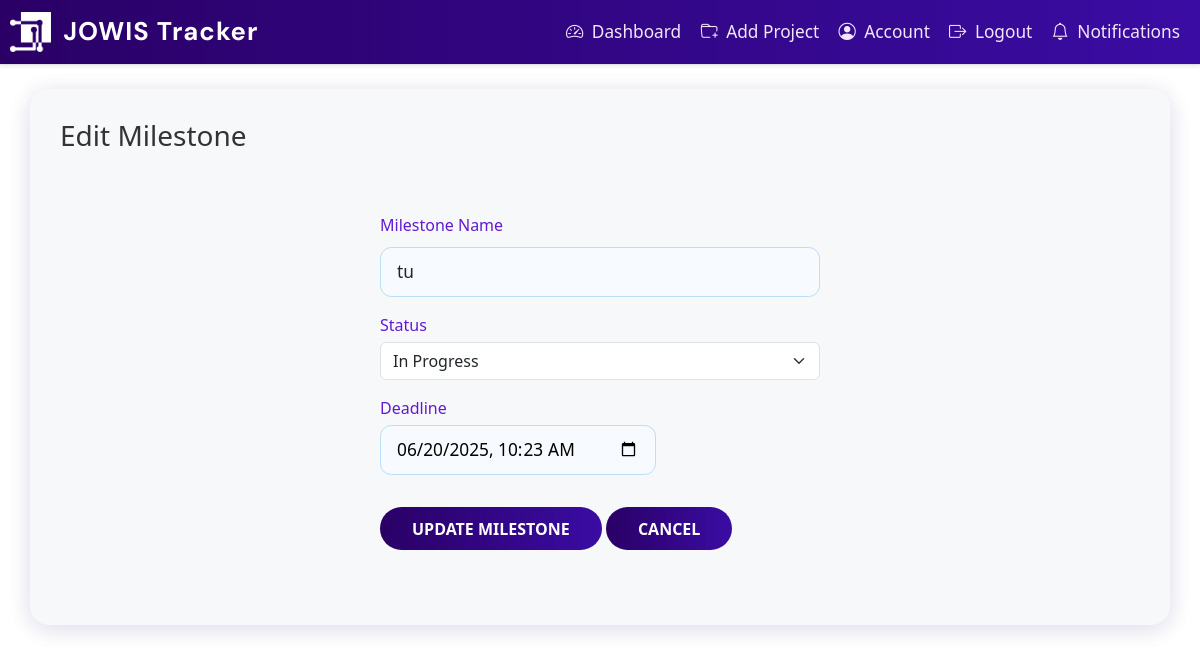
The app's page /milestone/5/edit (signed in) with its own data.
### app/dbmodels.py (models this page shows)
class Milestone(db.Model):
    id = db.Column(db.Integer, primary_key=True)
    name = db.Column(db.String(140), nullable=False)
    deadline = db.Column(db.DateTime, nullable=False)
    project_id = db.Column(db.Integer, db.ForeignKey("project.id", ondelete="CASCADE"), nullable=False) # ondelete="CASCADE" ensures that if a project is deleted, its milestones are also deleted
    tasks = db.relationship("Task", backref="milestone", lazy="dynamic")
    status = db.Column(db.String(20), nullable=False, default="Pending")

### app/routes.py (the view)
@main.route("/milestone/<int:milestone_id>/edit", methods=["GET"])
@login_required
def edit_milestone(milestone_id):
    milestone = Milestone.query.get_or_404(milestone_id)
    if current_user.role != 'admin' and current_user not in milestone.project.users:
        flash("You do not have permission to edit this milestone.", "danger")
        abort(403)
    return render_template("edit_milestone.html", milestone=milestone)

### app/__init__.py (called while the page is built)
def create_app():
    app= Flask(__name__)
    app.config.from_object("config.Config") # load app config from config.py
    db.init_app(app)
    migrate.init_app(app, db)
    login_manager.init_app(app)
    mail.init_app(app)
    scheduler.init_app(app)
    scheduler.start()
    from . import jobs  # <-- Import jobs to register them
    from .admin import init_admin
    init_admin(app)
    login_manager.login_view = "main.login"
    login_manager.login_message_category ="info"
    from .dbmodels import User
    @login_manager.user_loader
    def load_user(user_id):
        return User.query.get(int(user_id))
    from .routes import main
    app.register_blueprint(main)
    return app

### app/templates/edit_milestone.html (shortened to what this page needs)
{% extends "base.html" %}
{% block content %}
<div class="container mt-4">
    <h3>Edit Milestone</h3>
    <form method="POST">
        <div class="mb-3">
            <label class="form-label">Milestone Name</label>
            <input type="text" name="name" class="form-control" value="{{ milestone.name }}" required>
        </div>
        <div class="mb-3">
            <label class="form-label">Status</label>
            <select name="status" class="form-select">
                <option value="In Progress" {% if milestone.status == "In Progress" %}selected{% endif %}>In Progress</option>
            </select>
        </div>
        <div class="mb-3">
            <label class="form-label">Deadline</label>
            <input type="datetime-local" name="deadline" value="{{ milestone.deadline.strftime('%Y-%m-%dT%H:%M') if milestone.deadline else '' }}">
        </div>
        <button type="submit" class="btn btn-primary">Update Milestone</button>
        <a href="{{ url_for('main.dashboard') }}" class="btn btn-secondary">Cancel</a>
    </form>
</div>
{% endblock %}

### app/static/style.css (style rules this page uses)
body { background: #fff !important; font-family: "Segoe UI", Tahoma, Geneva, Verdana, sans-serif; color: #333; margin: 0; padding: 0; }
.btn, input[type="submit"], .submit, .btn-primary, .btn-outline-primary, .button { background: linear-gradient(90deg, #2a0066 0%, #3a0ca3 100%); color: #fff !important; border: none; transition: background 0.2s; }
body, body.bg-light, body.bg-gradient, body.bg-purple, body.bg-pink { background: #fff !important; }
.container, .container-login, .container-signup, .signup-container, .signup-container-1, .form-container { background: #f7f8fa !important; box-shadow: 0 4px 24px rgba(42, 0, 102, 0.08); border-radius: 1.2rem; }
input[type="text"], input[type="password"] { width: 100%; padding: 12px 15px; margin: 10px 0; border: 1px solid #ccc; border-radius: 6px; box-sizing: border-box; }
body { font-family: "Segoe UI", Tahoma, Geneva, Verdana, sans-serif; background-color: #f0f2f5; margin: 0; }
form { width: 350px; }
label { display: block; margin-top: 15px; margin-bottom: 5px; color: #555; font-weight: bold; }
input[type="text"], input[type="email"], input[type="password"] { width: 100%; padding: 12px 15px; margin: 10px 0; border: 1px solid #ccc; border-radius: 6px; box-sizing: border-box; }
a { color: #007bff; text-decoration: none; }
body { background-color: #f2f2f2; font-family: Arial, sans-serif; margin: 0; }
body { background-color: #f4f6f8; font-family: "Segoe UI", Tahoma, Geneva, Verdana, sans-serif; color: #333; margin: 0; padding: 0; }
.container { padding: 30px; border-radius: 12px; }
label { font-weight: bold; margin-bottom: 8px; display: block; }
input[type="text"], input[type="datetime"], input[type="checkbox"], textarea, select { width: 100%; padding: 10px 12px; border: 1px solid #ccc; border-radius: 8px; box-sizing: border-box; transition: 0.3s ease; }
body { font-family: "Segoe UI", Tahoma, Geneva, Verdana, sans-serif; background-color: #f4f6f8; margin: 0; }
form { padding: 25px 30px; border-radius: 10px; box-shadow: 0 4px 10px none; width: 100%; max-width: 500px; margin: 20px auto; }
label { display: block; margin-bottom: 8px; color: #555; font-weight: 500; }
input[type="text"], textarea { width: 100%; padding: 10px 12px; margin-bottom: 20px; border: 1px solid #9932cc; border-radius: 6px; font-size: 16px; transition: border-color 0.3s ease; }
.btn-primary, .btn-outline-primary { background: linear-gradient(90deg, #ad19d2 0%, #9042f5 100%); border: none; color: #fff; font-weight: 500; transition: background 0.2s; }
body { background: linear-gradient(120deg, #e3e6fd 0%, #cebbfb 100%); }
form label, .form-label { color: #6319d2; font-weight: 500; margin-bottom: 0.3rem; }
form input[type="text"], form input[type="datetime-local"], form textarea, form select, .form-control { border-radius: 0.7rem; border: 1px solid #bbdefb; background: #f7fbff; padding: 0.7rem 1rem; font-size: 1.08rem; margin-bottom: 1rem; transition: border 0.2s; }
.btn, input[type="submit"] { border-radius: 2em; font-weight: 600; padding: 0.6em 2em; background: linear-gradient(90deg, #5d19d2 0%, #7842f5 100%); color: #fff; border: none; transition: background 0.2s; }

### app/static/custom.css (style rules this page uses)
body { background: #fff !important; font-family: "Segoe UI", Tahoma, Geneva, Verdana, sans-serif; color: #333; margin: 0; padding: 0; }
.btn, input[type="submit"], .submit, .btn-primary, .btn-outline-primary, .button { background: linear-gradient(90deg, #2a0066 0%, #3a0ca3 100%); color: #fff !important; border: none; transition: background 0.2s; }
body, body.bg-light, body.bg-gradient, body.bg-purple, body.bg-pink { background: #fff !important; }
.container, .container-login, .container-signup, .signup-container, .signup-container-1, .form-container { background: #f7f8fa !important; box-shadow: 0 4px 24px rgba(42, 0, 102, 0.08); border-radius: 1.2rem; }
input[type="text"], input[type="email"], input[type="password"], input[type="datetime-local"], textarea, select, .form-control { border-radius: 0.7rem; border: 1px solid #b266ff; background: #faf5ff; padding: 0.7rem 1rem; font-size: 1.08rem; margin-bottom: 1rem; transition: border 0.2s; }
.btn, input[type="submit"], .submit, .btn-primary, .btn-outline-primary, .button { background: linear-gradient(90deg, #2a0066 0%, #3a0ca3 100%); color: #fff !important; border: none; transition: background 0.2s; font-size: 16px; text-transform: uppercase; cursor: pointer; }

### records on screen
Milestone: name "tu", status "In Progress", deadline "06/20/2025 10:23"
